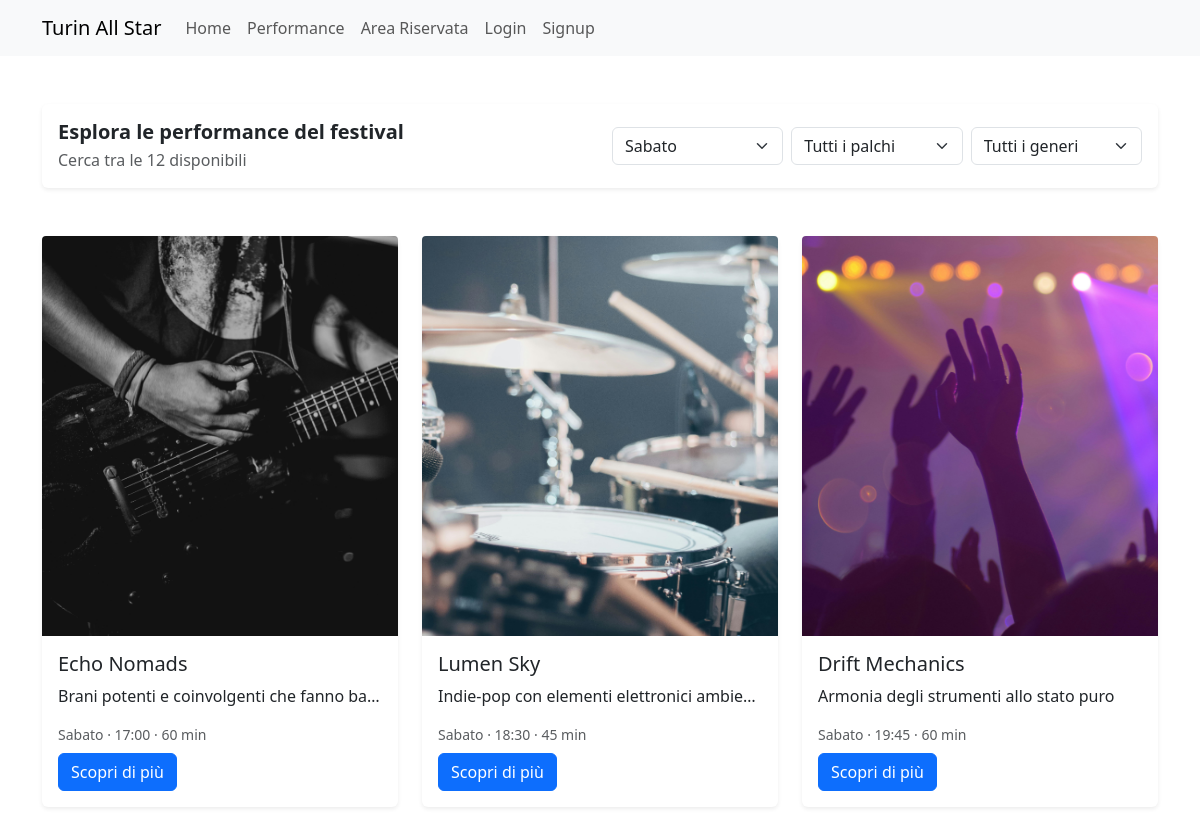
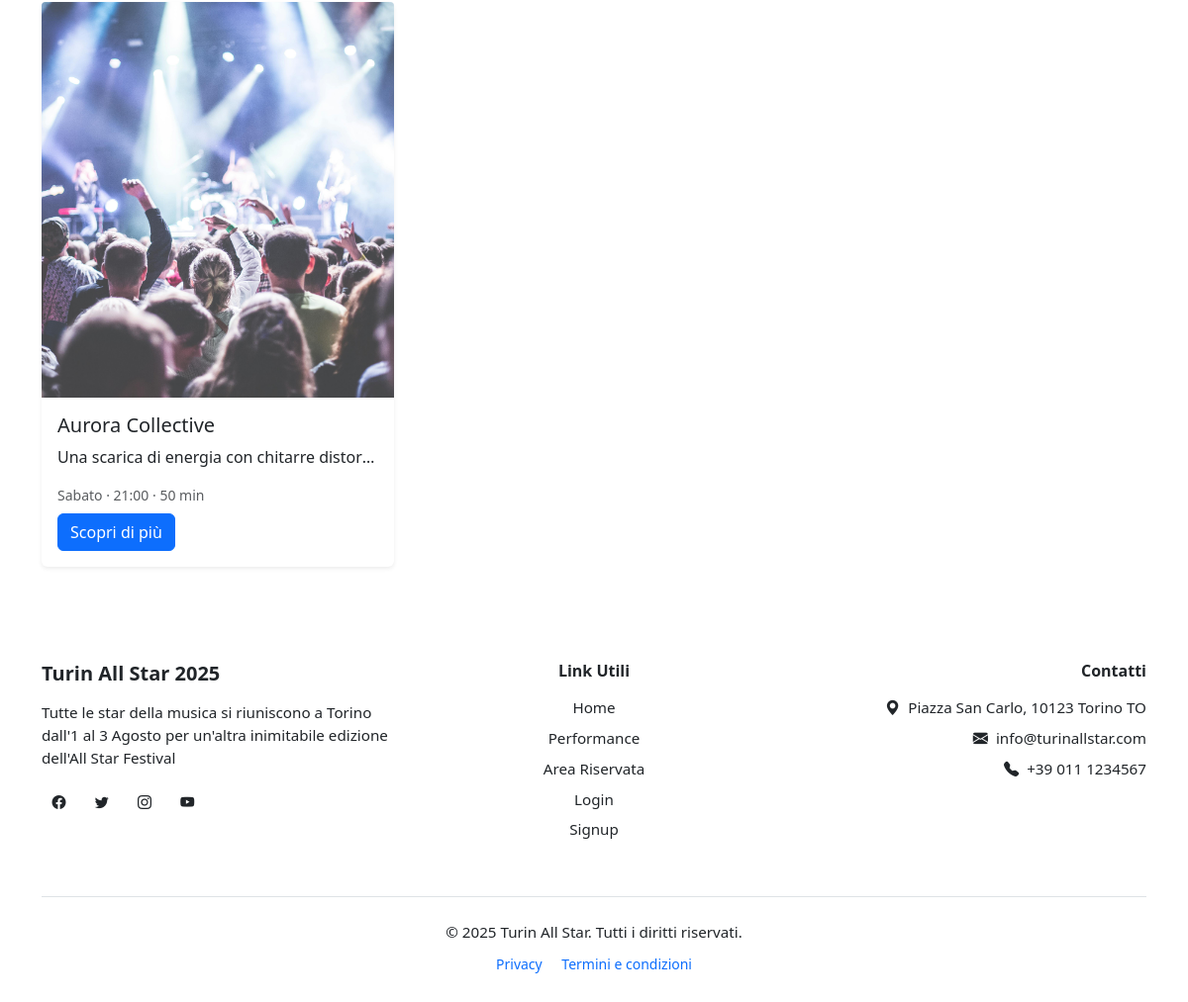
Page /performances?giorno=Sabato on the committed database (2 pictures, top to bottom).
### tables this page shows
CREATE TABLE performances(
    id INTEGER PRIMARY KEY AUTOINCREMENT,
    nome_artista TEXT UNIQUE NOT NULL,
    giorno TEXT CHECK(giorno IN('Venerdi','Sabato','Domenica')) NOT NULL,
    orario TEXT NOT NULL,
    durata INTEGER NOT NULL,
    descrizione TEXT NOT NULL,
    palco TEXT CHECK(palco IN('Palco A','Palco B','Palco C')) NOT NULL,
    genere TEXT NOT NULL,
    immagine TEXT NOT NULL,
    pubblicato INTEGER DEFAULT 0,
    id_organizzatore INTEGER NOT NULL,
    data_inserimento TIMESTAMP DEFAULT CURRENT_TIMESTAMP,
    FOREIGN KEY (id_organizzatore) REFERENCES utenti(id)
);

### src/routes/public_routes.py (the view)
@public_bp.route("/performances")
def performances():
    n = performances_dao.get_numero_performance_pubblicate()
    giorno = request.args.get('giorno')
    palco = request.args.get('palco')
    genere = request.args.get('genere')
    filtri_presenti = False
    if giorno in ('Venerdi', 'Sabato', 'Domenica'):
        filtri_presenti = True
    if palco in ('Palco A', 'Palco B', 'Palco C'):
        filtri_presenti = True
    if genere in ('Rock', 'Pop', 'Jazz', 'Electronic', 'Hip-Hop', 'Classica'):
        filtri_presenti = True
    if filtri_presenti:
        performances = performances_dao.get_performances_filtrate(giorno, palco, genere)
    else:
        performances = performances_dao.get_performances_ordinate()
    return render_template("public/performances.html", performances=performances, numero_performance=n)

### src/dao/performances_dao.py (called while the page is built)
def get_db_connection():
    conn = sqlite3.connect(DB_PATH)
    conn.row_factory = sqlite3.Row
    return conn

def get_numero_performance_pubblicate():
    try:
        sql = "SELECT COUNT(*) FROM performances WHERE pubblicato = 1"
        with get_db_connection() as conn:
            cursor = conn.cursor()
            cursor.execute(sql)
            n = cursor.fetchone()[0]
            cursor.close()
        return n
    except sqlite3.Error as e:
        logging.error(f"get_numero_performance_pubblicate: {e}")
        return 0

def get_performances_filtrate(giorno=None, palco=None, genere=None):
    try:
        sql = "SELECT * FROM performances WHERE pubblicato = 1"
        params = []
        if giorno:
            sql += " AND giorno = ?"
            params.append(giorno)
        if palco:
            sql += " AND palco = ?"
            params.append(palco)
        if genere:
            sql += " AND genere = ?"
            params.append(genere)
        with get_db_connection() as conn:
            cursor = conn.cursor()
            cursor.execute(sql, tuple(params))
            performances = cursor.fetchall()
            cursor.close()
        return performances
    except sqlite3.Error as e:
        logging.error(f"get_performances_filtrate: {e}")
        return []

### src/templates/public/performances.html (shortened to what this page needs)
{% extends "base.html" %} {% block title %}Performance{% endblock %}
{% block styles %}
<link
  rel="stylesheet"
  href="{{ url_for('static', filename='css/public/card.css') }}"
/>
{% endblock %}
{% block content %}
<section class="container mt-5 mb-4">
  <div class="card shadow-sm border-0">
    <div class="card-body">
      <form method="get">
        <div class="row align-items-center justify-content-between">
          <div class="col-md-6 mb-3 mb-md-0">
            <h2 class="h5 fw-bold mb-1">Esplora le performance del festival</h2>
            <p class="text-muted mb-0">Cerca tra le {{numero_performance}} disponibili</p>
          </div>
          <div class="col-md-6">
            <div class="row g-2">
              <div class="col-12 col-md-4">
                <select
                  name="giorno"
                  class="form-select"
                  onchange="this.form.submit()"
                >
                  <option value="Sabato" {% if request.args.get('giorno') == 'Sabato' %}selected{% endif %}>Sabato</option>
                </select>
              </div>
              <div class="col-12 col-md-4">
                <select
                  name="palco"
                  class="form-select"
                  onchange="this.form.submit()"
                >
                  <option value="">Tutti i palchi</option>
                </select>
              </div>
              <div class="col-12 col-md-4">
                <select
                  name="genere"
                  class="form-select"
                  onchange="this.form.submit()"
                >
                  <option value="">Tutti i generi</option>
                </select>
              </div>
            </div>
          </div>
        </div>
      </form>
    </div>
  </div>
</section>
<section class="container mt-5">
  <div class="row row-cols-1 row-cols-md-3 g-4">
    {% for perf in performances %}
    <div class="col">
      <div class="card shadow-sm border-0">
        <img
          src="{{ perf['immagine'] }}"
          class="card-img-top no-overflow"
          alt="Immagine performance di {{ perf['nome_artista'] }}"
        />
        <div class="card-body">
          <h5 class="card-title">{{ perf['nome_artista'] }}</h5>
          <p class="card-text">{{ perf['descrizione'] }}</p>
          <p class="text-muted small mb-2">
            {{ perf['giorno'] }} · {{ perf['orario'] }} · {{ perf['durata'] }}
            min
          </p>
          <a
            href="{{ url_for('public.performance', id=perf['id']) }}"
            class="btn btn-primary"
          >
            Scopri di più
          </a>
        </div>
      </div>
    </div>
    {% endfor %}
  </div>
</section>
{% endblock %}

### src/static/css/public/card.css (style rules this page uses)
.no-overflow { width: 100%; height: 400px; object-fit: cover; border-top-left-radius: 0.25rem; border-top-right-radius: 0.25rem; }
.card-text { white-space: nowrap; overflow: hidden; text-overflow: ellipsis; }

### rows in the picture
performances: immagine (picture), nome_artista "Echo Nomads", descrizione "Brani potenti e coinvolgenti che fanno ba…", giorno "Sabato", orario "17:00", durata "60"
performances: immagine (picture), nome_artista "Lumen Sky", descrizione "Indie-pop con elementi elettronici ambient.", giorno "Sabato", orario "18:30", durata "45"
performances: immagine (picture), nome_artista "Drift Mechanics", descrizione "Armonia degli strumenti allo stato puro", giorno "Sabato", orario "19:45", durata "60"
performances: immagine (picture), nome_artista "Aurora Collective", descrizione "Una scarica di energia con chitarre distor…", giorno "Sabato", orario "21:00", durata "50"

### other values in the picture
{{ numero_performance }} "12"
